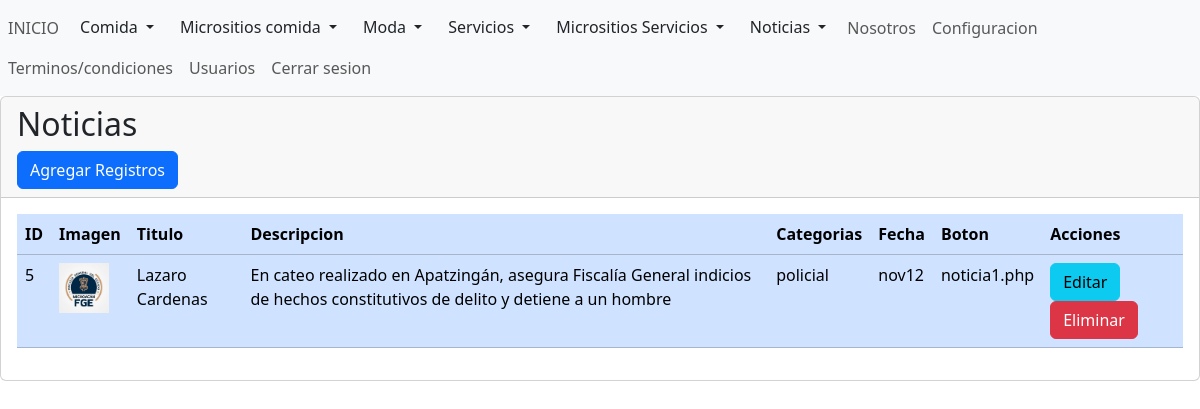
/admin/secciones/noticias/index.php (signed in), run on the app's committed database.
### tables this page shows
CREATE TABLE `tb_noticias` (
  `id` int(50) NOT NULL,
  `imagen` varchar(255) NOT NULL,
  `titulo` varchar(255) NOT NULL,
  `descripcion` varchar(255) NOT NULL,
  `categoria` varchar(10000) NOT NULL,
  `fecha` varchar(255) NOT NULL,
  `boton` varchar(1000) NOT NULL
);

### admin/secciones/noticias/index.php (the view, shortened to what this page needs)
<?php
include("../../bd.php");
$sentencia = $conexion->prepare("SELECT *FROM `tb_noticias`");
$sentencia->execute();
$lista_noticias = $sentencia->fetchAll(PDO::FETCH_ASSOC);
include("../../templates/header.php")
?>
<div class="card">
    <div class="card-header">
        <h2>Noticias</h2>
        <a name="" id="" class="btn btn-primary" href="crear_noticias.php" role="button">Agregar Registros</a>
    </div>
    <div class="card-body">
        <div class="table-responsive-sm">
            <table class="table table-primary">
                <thead>
                    <tr>
                        <th scope="col">ID</th>
                        <th scope="col">Imagen</th>
                        <th scope="col">Titulo</th>
                        <th scope="col">Descripcion</th>
                        <th scope="col">Categorias</th>
                        <th scope="col">Fecha</th>
                        <th scope="col">Boton</th>
                        <th scope="col">Acciones</th>
                    </tr>
                </thead>
                <tbody>
                    <?php foreach ($lista_noticias as $registros) { ?>
                        <tr class="">
                            <td scope="col"><?php echo $registros['id']; ?></td>
                            <td scope="col">
                                <img width="50" src="../../../img/noticias/<?php echo $registros['imagen']; ?>" />
                            </td>
                            <td><?php echo $registros['titulo']; ?></td>
                            <td scope="col"><?php echo $registros['descripcion']; ?></td>
                            <td><?php echo $registros['categoria']; ?></td>
                            <td><?php echo $registros['fecha']; ?></td>
                            <td><?php echo $registros['boton']; ?></td>
                            <td>
                                <a name="" id="" class="btn btn-info" href="editar_noticias.php?txtid=<?php echo $registros['id']; ?>" role="button">Editar
                                </a>
                                <a name="" id="" class="btn btn-danger" href="index.php?txtid=<?php echo $registros['id']; ?>" role="button">Eliminar
                                </a>
                            </td>
                        </tr>
                    <?php } ?>
                </tbody>
            </table>
        </div>
    </div>
</div>

### data on the page
tb_noticias: id "5", imagen (picture), titulo "Lazaro Cardenas", descripcion "En cateo realizado en Apatzingán, asegura Fiscalía General indicios de hechos constitutivos de delito y detiene a un hombre", categoria "policial", fecha "nov12", boton "noticia1.php"
